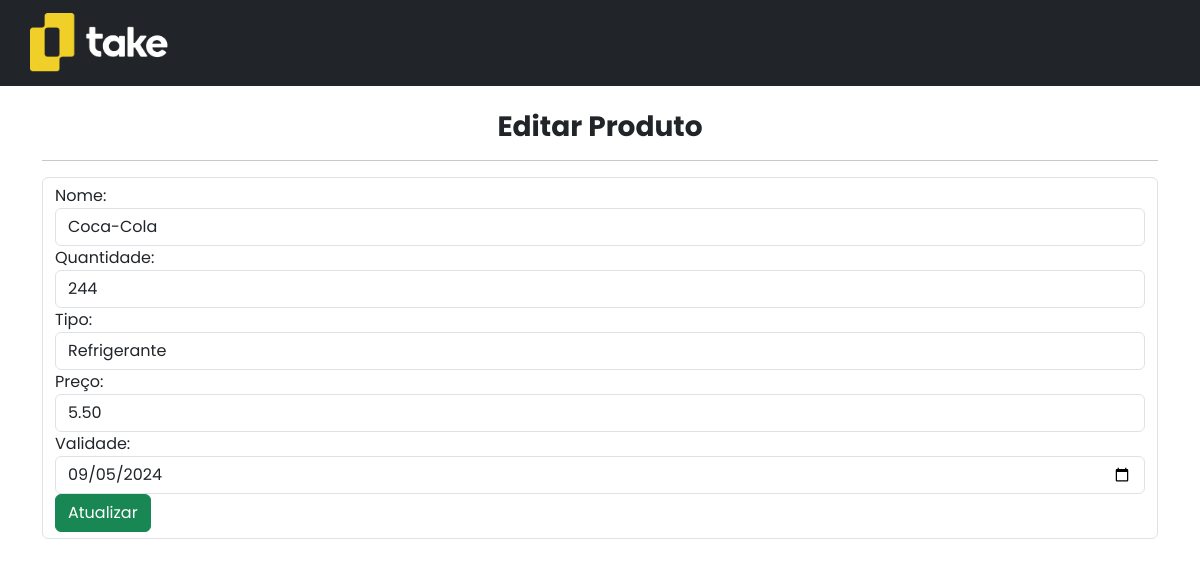
The app's page /3/editar_produto with its own data.
### adm.py (models this page shows, shortened)
class Produtos(db.Model):
    id = db.Column(db.Integer, primary_key=True)
    nome  = db.Column(db.String(50), nullable=False)
    quantidade = db.Column(db.Integer, nullable=False)
    tipo = db.Column(db.String(50), nullable=False)
    preco = db.Column(db.Numeric(10, 2), nullable=False)
    validade = db.Column(db.Date, nullable=False)

### adm.py (the view, shortened to what this page needs)
@app.route('/<int:id>/editar_produto', methods=["GET", "POST"])
def editar_produto(id):
    produto = Produtos.query.get(id)
    return render_template("adm/editar_produto.html", produto=produto)

### templates/adm/editar_produto.html (shortened to what this page needs)
{% extends 'base.html' %}
{% block conteudo %}
<h3 style="text-align: center;"><strong>Editar Produto</strong></h3>
<hr>
<form action="{{ url_for('editar_produto', id=produto.id) }}" method="POST" class="form-control">
    <label>Nome: </label>
    <input type="text" name="nome" value="{{produto.nome}}" class="form-control">
    <label>Quantidade:</label>
    <input type="number" name="quantidade" value="{{produto.quantidade}}" class="form-control">
    <label>Tipo:</label>
    <input type="text" name="tipo" value="{{produto.tipo}}" class="form-control">
    <label>Preço:</label>
    <input type="number" name="preco" step="0.01" value="{{produto.preco}}" class="form-control">
    <label>Validade:</label>
    <input type="date" name="validade" value="{{produto.validade}}" class="form-control">
    <button type="submit" class="btn btn-success">Atualizar</button>
</form>
{% endblock conteudo %}

### templates/base.html (style rules this page uses)
body { font-family: 'Poppins'; font-size: 18px; }

### records on screen
Produtos: nome "Coca-Cola", quantidade "244", tipo "Refrigerante", preco "5.50", validade "09/05/2024"
